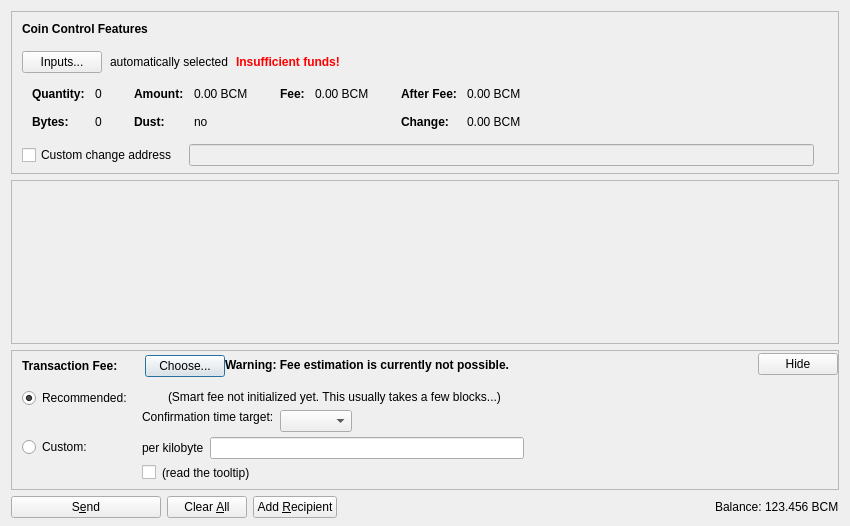
<?xml version="1.0" encoding="UTF-8"?>
<ui version="4.0">
 <class>SendCoinsDialog</class>
 <widget class="QDialog" name="SendCoinsDialog">
  <property name="geometry">
   <rect>
    <x>0</x>
    <y>0</y>
    <width>850</width>
    <height>526</height>
   </rect>
  </property>
  <property name="windowTitle">
   <string>Send Coins</string>
  </property>
  <layout class="QVBoxLayout" name="verticalLayout" stretch="0,1,0,0">
   <property name="bottomMargin">
    <number>8</number>
   </property>
   <item>
    <widget class="QFrame" name="frameCoinControl">
     <property name="sizePolicy">
      <sizepolicy hsizetype="Expanding" vsizetype="Expanding">
       <horstretch>0</horstretch>
       <verstretch>0</verstretch>
      </sizepolicy>
     </property>
     <property name="maximumSize">
      <size>
       <width>16777215</width>
       <height>16777215</height>
      </size>
     </property>
     <property name="frameShape">
      <enum>QFrame::StyledPanel</enum>
     </property>
     <property name="frameShadow">
      <enum>QFrame::Sunken</enum>
     </property>
     <layout class="QVBoxLayout" name="verticalLayoutCoinControl2">
      <property name="spacing">
       <number>0</number>
      </property>
      <property name="leftMargin">
       <number>0</number>
      </property>
      <property name="topMargin">
       <number>0</number>
      </property>
      <property name="rightMargin">
       <number>0</number>
      </property>
      <property name="bottomMargin">
       <number>6</number>
      </property>
      <item>
       <layout class="QVBoxLayout" name="verticalLayoutCoinControl" stretch="0,0,0,0,1">
        <property name="spacing">
         <number>0</number>
        </property>
        <property name="leftMargin">
         <number>10</number>
        </property>
        <property name="topMargin">
         <number>10</number>
        </property>
        <item>
         <layout class="QHBoxLayout" name="horizontalLayoutCoinControl1">
          <property name="bottomMargin">
           <number>15</number>
          </property>
          <item>
           <widget class="QLabel" name="labelCoinControlFeatures">
            <property name="sizePolicy">
             <sizepolicy hsizetype="Preferred" vsizetype="Maximum">
              <horstretch>0</horstretch>
              <verstretch>0</verstretch>
             </sizepolicy>
            </property>
            <property name="font">
             <font>
              <weight>75</weight>
              <bold>true</bold>
             </font>
            </property>
            <property name="styleSheet">
             <string notr="true">font-weight:bold;</string>
            </property>
            <property name="text">
             <string>Coin Control Features</string>
            </property>
           </widget>
          </item>
         </layout>
        </item>
        <item>
         <layout class="QHBoxLayout" name="horizontalLayoutCoinControl2" stretch="0,0,0,0">
          <property name="spacing">
           <number>8</number>
          </property>
          <property name="bottomMargin">
           <number>10</number>
          </property>
          <item>
           <widget class="QPushButton" name="pushButtonCoinControl">
            <property name="styleSheet">
             <string notr="true"/>
            </property>
            <property name="text">
             <string>Inputs...</string>
            </property>
            <property name="autoDefault">
             <bool>false</bool>
            </property>
           </widget>
          </item>
          <item>
           <widget class="QLabel" name="labelCoinControlAutomaticallySelected">
            <property name="text">
             <string>automatically selected</string>
            </property>
            <property name="margin">
             <number>5</number>
            </property>
           </widget>
          </item>
          <item>
           <widget class="QLabel" name="labelCoinControlInsuffFunds">
            <property name="font">
             <font>
              <weight>75</weight>
              <bold>true</bold>
             </font>
            </property>
            <property name="styleSheet">
             <string notr="true">color:red;font-weight:bold;</string>
            </property>
            <property name="text">
             <string>Insufficient funds!</string>
            </property>
            <property name="margin">
             <number>5</number>
            </property>
           </widget>
          </item>
          <item>
           <spacer name="horizontalSpacerCoinControl">
            <property name="orientation">
             <enum>Qt::Horizontal</enum>
            </property>
            <property name="sizeHint" stdset="0">
             <size>
              <width>40</width>
              <height>1</height>
             </size>
            </property>
           </spacer>
          </item>
         </layout>
        </item>
        <item>
         <widget class="QWidget" name="widgetCoinControl" native="true">
          <property name="sizePolicy">
           <sizepolicy hsizetype="Preferred" vsizetype="Preferred">
            <horstretch>0</horstretch>
            <verstretch>0</verstretch>
           </sizepolicy>
          </property>
          <property name="minimumSize">
           <size>
            <width>0</width>
            <height>0</height>
           </size>
          </property>
          <property name="styleSheet">
           <string notr="true"/>
          </property>
          <layout class="QHBoxLayout" name="horizontalLayoutCoinControl5">
           <property name="leftMargin">
            <number>0</number>
           </property>
           <property name="topMargin">
            <number>0</number>
           </property>
           <property name="rightMargin">
            <number>0</number>
           </property>
           <property name="bottomMargin">
            <number>0</number>
           </property>
           <item>
            <layout class="QHBoxLayout" name="horizontalLayoutCoinControl3" stretch="0,0,0,1">
             <property name="spacing">
              <number>20</number>
             </property>
             <property name="topMargin">
              <number>0</number>
             </property>
             <property name="bottomMargin">
              <number>10</number>
             </property>
             <item>
              <layout class="QFormLayout" name="formLayoutCoinControl1">
               <property name="horizontalSpacing">
                <number>10</number>
               </property>
               <property name="verticalSpacing">
                <number>14</number>
               </property>
               <property name="leftMargin">
                <number>10</number>
               </property>
               <property name="topMargin">
                <number>4</number>
               </property>
               <property name="rightMargin">
                <number>6</number>
               </property>
               <item row="0" column="0">
                <widget class="QLabel" name="labelCoinControlQuantityText">
                 <property name="font">
                  <font>
                   <weight>75</weight>
                   <bold>true</bold>
                  </font>
                 </property>
                 <property name="text">
                  <string>Quantity:</string>
                 </property>
                 <property name="margin">
                  <number>0</number>
                 </property>
                </widget>
               </item>
               <item row="0" column="1">
                <widget class="QLabel" name="labelCoinControlQuantity">
                 <property name="cursor">
                  <cursorShape>IBeamCursor</cursorShape>
                 </property>
                 <property name="contextMenuPolicy">
                  <enum>Qt::ActionsContextMenu</enum>
                 </property>
                 <property name="text">
                  <string notr="true">0</string>
                 </property>
                 <property name="margin">
                  <number>0</number>
                 </property>
                 <property name="textInteractionFlags">
                  <set>Qt::LinksAccessibleByMouse|Qt::TextSelectableByKeyboard|Qt::TextSelectableByMouse</set>
                 </property>
                </widget>
               </item>
               <item row="1" column="0">
                <widget class="QLabel" name="labelCoinControlBytesText">
                 <property name="font">
                  <font>
                   <weight>75</weight>
                   <bold>true</bold>
                  </font>
                 </property>
                 <property name="text">
                  <string>Bytes:</string>
                 </property>
                </widget>
               </item>
               <item row="1" column="1">
                <widget class="QLabel" name="labelCoinControlBytes">
                 <property name="cursor">
                  <cursorShape>IBeamCursor</cursorShape>
                 </property>
                 <property name="contextMenuPolicy">
                  <enum>Qt::ActionsContextMenu</enum>
                 </property>
                 <property name="text">
                  <string notr="true">0</string>
                 </property>
                 <property name="textInteractionFlags">
                  <set>Qt::LinksAccessibleByMouse|Qt::TextSelectableByKeyboard|Qt::TextSelectableByMouse</set>
                 </property>
                </widget>
               </item>
              </layout>
             </item>
             <item>
              <layout class="QFormLayout" name="formLayoutCoinControl2">
               <property name="horizontalSpacing">
                <number>10</number>
               </property>
               <property name="verticalSpacing">
                <number>14</number>
               </property>
               <property name="leftMargin">
                <number>6</number>
               </property>
               <property name="topMargin">
                <number>4</number>
               </property>
               <property name="rightMargin">
                <number>6</number>
               </property>
               <item row="0" column="0">
                <widget class="QLabel" name="labelCoinControlAmountText">
                 <property name="font">
                  <font>
                   <weight>75</weight>
                   <bold>true</bold>
                  </font>
                 </property>
                 <property name="text">
                  <string>Amount:</string>
                 </property>
                 <property name="margin">
                  <number>0</number>
                 </property>
                </widget>
               </item>
               <item row="0" column="1">
                <widget class="QLabel" name="labelCoinControlAmount">
                 <property name="cursor">
                  <cursorShape>IBeamCursor</cursorShape>
                 </property>
                 <property name="contextMenuPolicy">
                  <enum>Qt::ActionsContextMenu</enum>
                 </property>
                 <property name="text">
                  <string notr="true">0.00 BCM</string>
                 </property>
                 <property name="textInteractionFlags">
                  <set>Qt::LinksAccessibleByMouse|Qt::TextSelectableByKeyboard|Qt::TextSelectableByMouse</set>
                 </property>
                </widget>
               </item>
               <item row="1" column="0">
                <widget class="QLabel" name="labelCoinControlLowOutputText">
                 <property name="font">
                  <font>
                   <weight>75</weight>
                   <bold>true</bold>
                  </font>
                 </property>
                 <property name="text">
                  <string>Dust:</string>
                 </property>
                </widget>
               </item>
               <item row="1" column="1">
                <widget class="QLabel" name="labelCoinControlLowOutput">
                 <property name="cursor">
                  <cursorShape>IBeamCursor</cursorShape>
                 </property>
                 <property name="contextMenuPolicy">
                  <enum>Qt::ActionsContextMenu</enum>
                 </property>
                 <property name="text">
                  <string notr="true">no</string>
                 </property>
                 <property name="textInteractionFlags">
                  <set>Qt::LinksAccessibleByMouse|Qt::TextSelectableByKeyboard|Qt::TextSelectableByMouse</set>
                 </property>
                </widget>
               </item>
              </layout>
             </item>
             <item>
              <layout class="QFormLayout" name="formLayoutCoinControl3">
               <property name="horizontalSpacing">
                <number>10</number>
               </property>
               <property name="verticalSpacing">
                <number>14</number>
               </property>
               <property name="leftMargin">
                <number>6</number>
               </property>
               <property name="topMargin">
                <number>4</number>
               </property>
               <property name="rightMargin">
                <number>6</number>
               </property>
               <item row="0" column="0">
                <widget class="QLabel" name="labelCoinControlFeeText">
                 <property name="font">
                  <font>
                   <weight>75</weight>
                   <bold>true</bold>
                  </font>
                 </property>
                 <property name="text">
                  <string>Fee:</string>
                 </property>
                 <property name="margin">
                  <number>0</number>
                 </property>
                </widget>
               </item>
               <item row="0" column="1">
                <widget class="QLabel" name="labelCoinControlFee">
                 <property name="cursor">
                  <cursorShape>IBeamCursor</cursorShape>
                 </property>
                 <property name="contextMenuPolicy">
                  <enum>Qt::ActionsContextMenu</enum>
                 </property>
                 <property name="text">
                  <string notr="true">0.00 BCM</string>
                 </property>
                 <property name="textInteractionFlags">
                  <set>Qt::LinksAccessibleByMouse|Qt::TextSelectableByKeyboard|Qt::TextSelectableByMouse</set>
                 </property>
                </widget>
               </item>
              </layout>
             </item>
             <item>
              <layout class="QFormLayout" name="formLayoutCoinControl4">
               <property name="horizontalSpacing">
                <number>10</number>
               </property>
               <property name="verticalSpacing">
                <number>14</number>
               </property>
               <property name="leftMargin">
                <number>6</number>
               </property>
               <property name="topMargin">
                <number>4</number>
               </property>
               <property name="rightMargin">
                <number>6</number>
               </property>
               <item row="0" column="0">
                <widget class="QLabel" name="labelCoinControlAfterFeeText">
                 <property name="font">
                  <font>
                   <weight>75</weight>
                   <bold>true</bold>
                  </font>
                 </property>
                 <property name="text">
                  <string>After Fee:</string>
                 </property>
                 <property name="margin">
                  <number>0</number>
                 </property>
                </widget>
               </item>
               <item row="0" column="1">
                <widget class="QLabel" name="labelCoinControlAfterFee">
                 <property name="cursor">
                  <cursorShape>IBeamCursor</cursorShape>
                 </property>
                 <property name="contextMenuPolicy">
                  <enum>Qt::ActionsContextMenu</enum>
                 </property>
                 <property name="text">
                  <string notr="true">0.00 BCM</string>
                 </property>
                 <property name="textInteractionFlags">
                  <set>Qt::LinksAccessibleByMouse|Qt::TextSelectableByKeyboard|Qt::TextSelectableByMouse</set>
                 </property>
                </widget>
               </item>
               <item row="1" column="0">
                <widget class="QLabel" name="labelCoinControlChangeText">
                 <property name="font">
                  <font>
                   <weight>75</weight>
                   <bold>true</bold>
                  </font>
                 </property>
                 <property name="text">
                  <string>Change:</string>
                 </property>
                </widget>
               </item>
               <item row="1" column="1">
                <widget class="QLabel" name="labelCoinControlChange">
                 <property name="cursor">
                  <cursorShape>IBeamCursor</cursorShape>
                 </property>
                 <property name="contextMenuPolicy">
                  <enum>Qt::ActionsContextMenu</enum>
                 </property>
                 <property name="text">
                  <string notr="true">0.00 BCM</string>
                 </property>
                 <property name="textInteractionFlags">
                  <set>Qt::LinksAccessibleByMouse|Qt::TextSelectableByKeyboard|Qt::TextSelectableByMouse</set>
                 </property>
                </widget>
               </item>
              </layout>
             </item>
            </layout>
           </item>
          </layout>
         </widget>
        </item>
        <item>
         <layout class="QHBoxLayout" name="horizontalLayoutCoinControl4" stretch="0,0,0">
          <property name="spacing">
           <number>12</number>
          </property>
          <property name="sizeConstraint">
           <enum>QLayout::SetDefaultConstraint</enum>
          </property>
          <property name="topMargin">
           <number>5</number>
          </property>
          <property name="rightMargin">
           <number>5</number>
          </property>
          <item>
           <widget class="QCheckBox" name="checkBoxCoinControlChange">
            <property name="toolTip">
             <string>If this is activated, but the change address is empty or invalid, change will be sent to a newly generated address.</string>
            </property>
            <property name="text">
             <string>Custom change address</string>
            </property>
           </widget>
          </item>
          <item>
           <widget class="QValidatedLineEdit" name="lineEditCoinControlChange">
            <property name="enabled">
             <bool>false</bool>
            </property>
            <property name="sizePolicy">
             <sizepolicy hsizetype="Expanding" vsizetype="Fixed">
              <horstretch>0</horstretch>
              <verstretch>0</verstretch>
             </sizepolicy>
            </property>
           </widget>
          </item>
          <item>
           <widget class="QLabel" name="labelCoinControlChangeLabel">
            <property name="sizePolicy">
             <sizepolicy hsizetype="Preferred" vsizetype="Expanding">
              <horstretch>0</horstretch>
              <verstretch>0</verstretch>
             </sizepolicy>
            </property>
            <property name="minimumSize">
             <size>
              <width>0</width>
              <height>0</height>
             </size>
            </property>
            <property name="text">
             <string/>
            </property>
            <property name="margin">
             <number>3</number>
            </property>
           </widget>
          </item>
         </layout>
        </item>
        <item>
         <spacer name="verticalSpacerCoinControl">
          <property name="orientation">
           <enum>Qt::Vertical</enum>
          </property>
          <property name="sizeHint" stdset="0">
           <size>
            <width>800</width>
            <height>1</height>
           </size>
          </property>
         </spacer>
        </item>
       </layout>
      </item>
     </layout>
    </widget>
   </item>
   <item>
    <widget class="QScrollArea" name="scrollArea">
     <property name="widgetResizable">
      <bool>true</bool>
     </property>
     <widget class="QWidget" name="scrollAreaWidgetContents">
      <property name="geometry">
       <rect>
        <x>0</x>
        <y>0</y>
        <width>830</width>
        <height>104</height>
       </rect>
      </property>
      <layout class="QVBoxLayout" name="verticalLayout_2" stretch="0,1">
       <property name="leftMargin">
        <number>0</number>
       </property>
       <property name="topMargin">
        <number>0</number>
       </property>
       <property name="rightMargin">
        <number>0</number>
       </property>
       <property name="bottomMargin">
        <number>0</number>
       </property>
       <item>
        <layout class="QVBoxLayout" name="entries">
         <property name="spacing">
          <number>6</number>
         </property>
        </layout>
       </item>
       <item>
        <spacer name="verticalSpacer">
         <property name="orientation">
          <enum>Qt::Vertical</enum>
         </property>
         <property name="sizeHint" stdset="0">
          <size>
           <width>20</width>
           <height>40</height>
          </size>
         </property>
        </spacer>
       </item>
      </layout>
     </widget>
    </widget>
   </item>
   <item>
    <widget class="QFrame" name="frameFee">
     <property name="sizePolicy">
      <sizepolicy hsizetype="Expanding" vsizetype="Expanding">
       <horstretch>0</horstretch>
       <verstretch>0</verstretch>
      </sizepolicy>
     </property>
     <property name="maximumSize">
      <size>
       <width>16777215</width>
       <height>16777215</height>
      </size>
     </property>
     <property name="frameShape">
      <enum>QFrame::StyledPanel</enum>
     </property>
     <property name="frameShadow">
      <enum>QFrame::Sunken</enum>
     </property>
     <layout class="QVBoxLayout" name="verticalLayoutFee1">
      <property name="spacing">
       <number>0</number>
      </property>
      <property name="leftMargin">
       <number>0</number>
      </property>
      <property name="topMargin">
       <number>0</number>
      </property>
      <property name="rightMargin">
       <number>0</number>
      </property>
      <property name="bottomMargin">
       <number>0</number>
      </property>
      <item>
       <layout class="QVBoxLayout" name="verticalLayoutFee2" stretch="0,0,0">
        <property name="spacing">
         <number>0</number>
        </property>
        <property name="leftMargin">
         <number>10</number>
        </property>
        <property name="topMargin">
         <number>0</number>
        </property>
        <item>
         <layout class="QHBoxLayout" name="horizontalLayoutFee1">
          <property name="bottomMargin">
           <number>0</number>
          </property>
          <item>
           <layout class="QVBoxLayout" name="verticalLayoutFee7">
            <property name="spacing">
             <number>0</number>
            </property>
            <item>
             <spacer name="verticalSpacerSmartFee">
              <property name="orientation">
               <enum>Qt::Vertical</enum>
              </property>
              <property name="sizeType">
               <enum>QSizePolicy::Fixed</enum>
              </property>
              <property name="sizeHint" stdset="0">
               <size>
                <width>1</width>
                <height>4</height>
               </size>
              </property>
             </spacer>
            </item>
            <item>
             <layout class="QHBoxLayout" name="horizontalLayoutSmartFee">
              <property name="spacing">
               <number>10</number>
              </property>
              <item>
               <widget class="QLabel" name="labelFeeHeadline">
                <property name="sizePolicy">
                 <sizepolicy hsizetype="Preferred" vsizetype="Maximum">
                  <horstretch>0</horstretch>
                  <verstretch>0</verstretch>
                 </sizepolicy>
                </property>
                <property name="font">
                 <font>
                  <weight>75</weight>
                  <bold>true</bold>
                 </font>
                </property>
                <property name="styleSheet">
                 <string notr="true">font-weight:bold;</string>
                </property>
                <property name="text">
                 <string>Transaction Fee:</string>
                </property>
               </widget>
              </item>
              <item>
               <widget class="QLabel" name="labelFeeMinimized">
                <property name="text">
                 <string/>
                </property>
               </widget>
              </item>
              <item>
               <widget class="QPushButton" name="buttonChooseFee">
                <property name="text">
                 <string>Choose...</string>
                </property>
               </widget>
              </item>
             </layout>
            </item>
            <item>
             <spacer name="verticalSpacer_5">
              <property name="orientation">
               <enum>Qt::Vertical</enum>
              </property>
              <property name="sizeHint" stdset="0">
               <size>
                <width>1</width>
                <height>1</height>
               </size>
              </property>
             </spacer>
            </item>
           </layout>
          </item>
          <item>
           <widget class="QLabel" name="fallbackFeeWarningLabel">
            <property name="toolTip">
             <string>Using the fallbackfee can result in sending a transaction that will take several hours or days (or never) to confirm. Consider choosing your fee manually or wait until you have validated the complete chain.</string>
            </property>
            <property name="font">
            <font>
                <weight>75</weight>
                <bold>true</bold>
            </font>
            </property>
            <property name="text">
             <string>Warning: Fee estimation is currently not possible.</string>
            </property>
            <property name="wordWrap">
             <bool>false</bool>
            </property>
           </widget>
          </item>
          <item>
           <spacer name="horizontalSpacer_4">
            <property name="orientation">
             <enum>Qt::Horizontal</enum>
            </property>
            <property name="sizeType">
             <enum>QSizePolicy::MinimumExpanding</enum>
            </property>
            <property name="sizeHint" stdset="0">
             <size>
              <width>40</width>
              <height>20</height>
             </size>
            </property>
           </spacer>
          </item>
          <item>
           <widget class="QPushButton" name="buttonMinimizeFee">
            <property name="toolTip">
             <string>collapse fee-settings</string>
            </property>
            <property name="text">
             <string>Hide</string>
            </property>
           </widget>
          </item>
         </layout>
        </item>
        <item>
         <widget class="QFrame" name="frameFeeSelection">
          <layout class="QVBoxLayout" name="verticalLayoutFee12">
           <property name="spacing">
            <number>0</number>
           </property>
           <property name="leftMargin">
            <number>0</number>
           </property>
           <property name="topMargin">
            <number>0</number>
           </property>
           <property name="rightMargin">
            <number>0</number>
           </property>
           <property name="bottomMargin">
            <number>0</number>
           </property>
           <item>
            <layout class="QGridLayout" name="gridLayoutFee">
             <property name="topMargin">
              <number>10</number>
             </property>
             <property name="bottomMargin">
              <number>4</number>
             </property>
             <property name="horizontalSpacing">
              <number>10</number>
             </property>
             <property name="verticalSpacing">
              <number>4</number>
             </property>
             <item row="1" column="1">
              <layout class="QVBoxLayout" name="verticalLayoutFee8">
               <property name="spacing">
                <number>6</number>
               </property>
               <item>
                <layout class="QHBoxLayout" name="horizontalLayoutFee13">
                 <item>
                  <widget class="QLabel" name="labelCustomPerKilobyte">
                   <property name="toolTip">
                    <string>If the custom fee is set to 1000 satoshis and the transaction is only 250 bytes, then &quot;per kilobyte&quot; only pays 250 satoshis in fee, while &quot;total at least&quot; pays 1000 satoshis. For transactions bigger than a kilobyte both pay by kilobyte.</string>
                   </property>
                   <property name="text">
                    <string>per kilobyte</string>
                   </property>
                  </widget>
                 </item>
                 <item>
                  <widget class="BitcoinAmountField" name="customFee"/>
                 </item>
                 <item>
                  <spacer name="horizontalSpacer_6">
                   <property name="orientation">
                    <enum>Qt::Horizontal</enum>
                   </property>
                   <property name="sizeHint" stdset="0">
                    <size>
                     <width>1</width>
                     <height>1</height>
                    </size>
                   </property>
                  </spacer>
                 </item>
                </layout>
               </item>
               <item>
                <layout class="QHBoxLayout" name="horizontalLayoutFee8">
                 <item>
                  <widget class="QCheckBox" name="checkBoxMinimumFee">
                   <property name="toolTip">
                    <string>Paying only the minimum fee is just fine as long as there is less transaction volume than space in the blocks. But be aware that this can end up in a never confirming transaction once there is more demand for bitcoinmoney transactions than the network can process.</string>
                   </property>
                   <property name="text">
                    <string/>
                   </property>
                  </widget>
                 </item>
                 <item>
                  <widget class="QLabel" name="labelMinFeeWarning">
                   <property name="enabled">
                    <bool>true</bool>
                   </property>
                   <property name="toolTip">
                    <string>Paying only the minimum fee is just fine as long as there is less transaction volume than space in the blocks. But be aware that this can end up in a never confirming transaction once there is more demand for bitcoinmoney transactions than the network can process.</string>
                   </property>
                   <property name="text">
                    <string>(read the tooltip)</string>
                   </property>
                   <property name="margin">
                    <number>5</number>
                   </property>
                  </widget>
                 </item>
                 <item>
                  <spacer name="horizontalSpacer_2">
                   <property name="orientation">
                    <enum>Qt::Horizontal</enum>
                   </property>
                   <property name="sizeHint" stdset="0">
                    <size>
                     <width>1</width>
                     <height>1</height>
                    </size>
                   </property>
                  </spacer>
                 </item>
                </layout>
               </item>
              </layout>
             </item>
             <item row="0" column="0">
              <layout class="QVBoxLayout" name="verticalLayoutFee4" stretch="0,1">
               <item>
                <widget class="QRadioButton" name="radioSmartFee">
                 <property name="text">
                  <string>Recommended:</string>
                 </property>
                 <property name="checked">
                  <bool>true</bool>
                 </property>
                 <attribute name="buttonGroup">
                  <string notr="true">groupFee</string>
                 </attribute>
                </widget>
               </item>
               <item>
                <spacer name="verticalSpacer_2">
                 <property name="orientation">
                  <enum>Qt::Vertical</enum>
                 </property>
                 <property name="sizeHint" stdset="0">
                  <size>
                   <width>1</width>
                   <height>1</height>
                  </size>
                 </property>
                </spacer>
               </item>
              </layout>
             </item>
             <item row="1" column="0">
              <layout class="QVBoxLayout" name="verticalLayoutFee9" stretch="0,1">
               <item>
                <widget class="QRadioButton" name="radioCustomFee">
                 <property name="text">
                  <string>Custom:</string>
                 </property>
                 <attribute name="buttonGroup">
                  <string notr="true">groupFee</string>
                 </attribute>
                </widget>
               </item>
               <item>
                <spacer name="verticalSpacer_6">
                 <property name="orientation">
                  <enum>Qt::Vertical</enum>
                 </property>
                 <property name="sizeHint" stdset="0">
                  <size>
                   <width>1</width>
                   <height>1</height>
                  </size>
                 </property>
                </spacer>
               </item>
              </layout>
             </item>
             <item row="0" column="1">
              <layout class="QVBoxLayout" name="verticalLayoutFee3" stretch="0,0,1">
               <property name="spacing">
                <number>6</number>
               </property>
               <property name="topMargin">
                <number>2</number>
               </property>
               <item>
                <layout class="QHBoxLayout" name="horizontalLayoutFee12">
                 <item>
                  <widget class="QLabel" name="labelSmartFee">
                   <property name="text">
                    <string/>
                   </property>
                   <property name="margin">
                    <number>2</number>
                   </property>
                  </widget>
                 </item>
                 <item>
                  <widget class="QLabel" name="labelFeeEstimation">
                   <property name="text">
                    <string/>
                   </property>
                  </widget>
                 </item>
                 <item>
                  <widget class="QLabel" name="labelSmartFee2">
                   <property name="text">
                    <string>(Smart fee not initialized yet. This usually takes a few blocks...)</string>
                   </property>
                   <property name="margin">
                    <number>2</number>
                   </property>
                  </widget>
                 </item>
                 <item>
                  <spacer name="horizontalSpacer_5">
                   <property name="orientation">
                    <enum>Qt::Horizontal</enum>
                   </property>
                   <property name="sizeHint" stdset="0">
                    <size>
                     <width>1</width>
                     <height>1</height>
                    </size>
                   </property>
                  </spacer>
                 </item>
                </layout>
               </item>
               <item>
                <layout class="QHBoxLayout" name="horizontalLayoutFee9">
                 <item>
                  <layout class="QVBoxLayout" name="verticalLayoutFee6">
                   <item>
                    <widget class="QLabel" name="labelSmartFee3">
                     <property name="text">
                      <string>Confirmation time target:</string>
                     </property>
                     <property name="margin">
                      <number>2</number>
                     </property>
                    </widget>
                   </item>
                   <item>
                    <spacer name="verticalSpacer_3">
                     <property name="orientation">
                      <enum>Qt::Vertical</enum>
                     </property>
                     <property name="sizeHint" stdset="0">
                      <size>
                       <width>1</width>
                       <height>1</height>
                      </size>
                     </property>
                    </spacer>
                   </item>
                  </layout>
                 </item>
                 <item>
                  <layout class="QVBoxLayout" name="verticalLayoutFee5">
                   <property name="rightMargin">
                    <number>30</number>
                   </property>
                   <item>
                    <layout class="QHBoxLayout" name="horizontalLayoutConfTarget">
                     <property name="bottomMargin">
                      <number>0</number>
                     </property>
                     <item>
                      <widget class="QComboBox" name="confTargetSelector"/>
                     </item>
                     <item>
                      <spacer name="horizontalSpacerConfTarget">
                       <property name="orientation">
                        <enum>Qt::Horizontal</enum>
                       </property>
                       <property name="sizeHint" stdset="0">
                        <size>
                         <width>40</width>
                         <height>20</height>
                        </size>
                       </property>
                      </spacer>
                     </item>
                    </layout>
                   </item>
                  </layout>
                 </item>
                </layout>
               </item>
               <item>
                <spacer name="verticalSpacer_4">
                 <property name="orientation">
                  <enum>Qt::Vertical</enum>
                 </property>
                 <property name="sizeHint" stdset="0">
                  <size>
                   <width>1</width>
                   <height>1</height>
                  </size>
                 </property>
                </spacer>
               </item>
              </layout>
             </item>
            </layout>
           </item>
          </layout>
         </widget>
        </item>
        <item>
         <spacer name="verticalSpacerFee">
          <property name="orientation">
           <enum>Qt::Vertical</enum>
          </property>
          <property name="sizeHint" stdset="0">
           <size>
            <width>40</width>
            <height>5</height>
           </size>
          </property>
         </spacer>
        </item>
       </layout>
      </item>
     </layout>
    </widget>
   </item>
   <item>
    <layout class="QHBoxLayout" name="horizontalLayout">
     <item>
      <widget class="QPushButton" name="sendButton">
       <property name="minimumSize">
        <size>
         <width>150</width>
         <height>0</height>
        </size>
       </property>
       <property name="toolTip">
        <string>Confirm the send action</string>
       </property>
       <property name="text">
        <string>S&amp;end</string>
       </property>
       <property name="icon">
        <iconset resource="../bitcoin.qrc">
         <normaloff>:/icons/send</normaloff>:/icons/send</iconset>
       </property>
       <property name="autoDefault">
        <bool>false</bool>
       </property>
       <property name="default">
        <bool>false</bool>
       </property>
      </widget>
     </item>
     <item>
      <widget class="QPushButton" name="clearButton">
       <property name="sizePolicy">
        <sizepolicy hsizetype="Minimum" vsizetype="Fixed">
         <horstretch>0</horstretch>
         <verstretch>0</verstretch>
        </sizepolicy>
       </property>
       <property name="toolTip">
        <string>Clear all fields of the form.</string>
       </property>
       <property name="text">
        <string>Clear &amp;All</string>
       </property>
       <property name="icon">
        <iconset resource="../bitcoin.qrc">
         <normaloff>:/icons/remove</normaloff>:/icons/remove</iconset>
       </property>
       <property name="autoDefault">
        <bool>false</bool>
       </property>
      </widget>
     </item>
     <item>
      <widget class="QPushButton" name="addButton">
       <property name="toolTip">
        <string>Send to multiple recipients at once</string>
       </property>
       <property name="text">
        <string>Add &amp;Recipient</string>
       </property>
       <property name="icon">
        <iconset resource="../bitcoin.qrc">
         <normaloff>:/icons/add</normaloff>:/icons/add</iconset>
       </property>
       <property name="autoDefault">
        <bool>false</bool>
       </property>
      </widget>
     </item>
     <item>
      <spacer name="horizontalSpacer">
       <property name="orientation">
        <enum>Qt::Horizontal</enum>
       </property>
       <property name="sizeHint" stdset="0">
        <size>
         <width>40</width>
         <height>20</height>
        </size>
       </property>
      </spacer>
     </item>
     <item>
      <layout class="QHBoxLayout" name="horizontalLayout_2">
       <property name="spacing">
        <number>3</number>
       </property>
       <item>
        <widget class="QLabel" name="label">
         <property name="sizePolicy">
          <sizepolicy hsizetype="Preferred" vsizetype="Fixed">
           <horstretch>0</horstretch>
           <verstretch>0</verstretch>
          </sizepolicy>
         </property>
         <property name="text">
          <string>Balance:</string>
         </property>
        </widget>
       </item>
       <item>
        <widget class="QLabel" name="labelBalance">
         <property name="sizePolicy">
          <sizepolicy hsizetype="Preferred" vsizetype="Fixed">
           <horstretch>0</horstretch>
           <verstretch>0</verstretch>
          </sizepolicy>
         </property>
         <property name="cursor">
          <cursorShape>IBeamCursor</cursorShape>
         </property>
         <property name="text">
          <string notr="true">123.456 BCM</string>
         </property>
         <property name="textInteractionFlags">
          <set>Qt::LinksAccessibleByMouse|Qt::TextSelectableByKeyboard|Qt::TextSelectableByMouse</set>
         </property>
        </widget>
       </item>
      </layout>
     </item>
    </layout>
   </item>
  </layout>
 </widget>
 <customwidgets>
  <customwidget>
   <class>QValidatedLineEdit</class>
   <extends>QLineEdit</extends>
   <header>qt/qvalidatedlineedit.h</header>
  </customwidget>
  <customwidget>
   <class>BitcoinAmountField</class>
   <extends>QLineEdit</extends>
   <header>qt/bitcoinamountfield.h</header>
   <container>1</container>
  </customwidget>
 </customwidgets>
 <resources>
  <include location="../bitcoin.qrc"/>
 </resources>
 <connections/>
 <buttongroups>
  <buttongroup name="groupFee"/>
 </buttongroups>
</ui>
